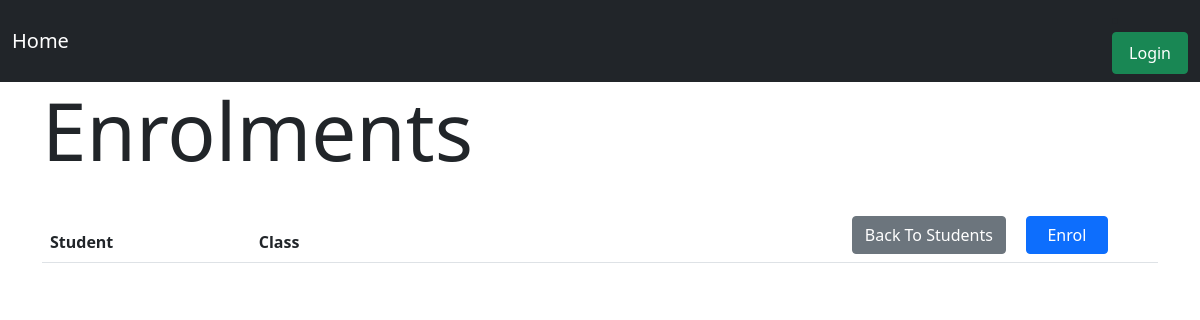
Before: /students/enrolments with the older database file.
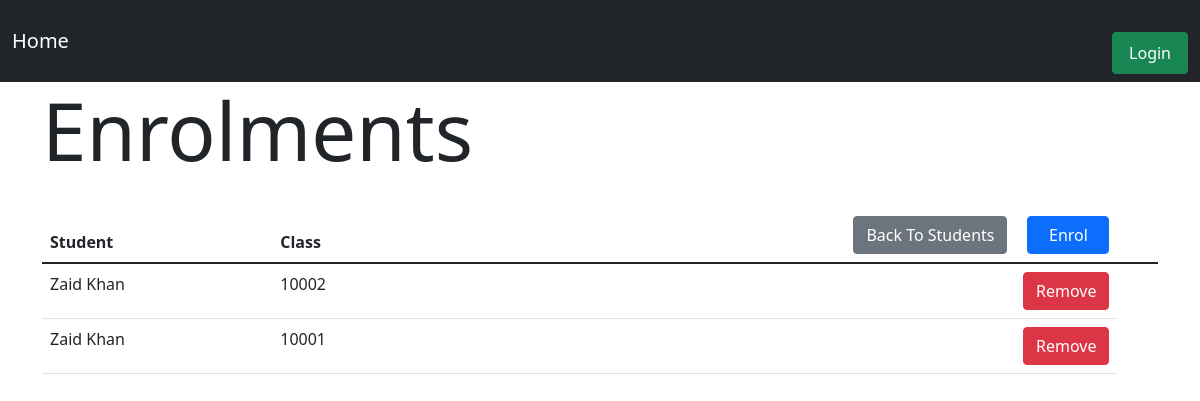
After: the same page with the newer database file.
### gradebook/models.py (models this page shows, shortened)
class StudentEnrolment(models.Model):
    student = models.ForeignKey(Student, on_delete=models.CASCADE)
    class1 = models.ForeignKey(Class, on_delete=models.CASCADE)
    grade = models.PositiveIntegerField(validators=[MaxValueValidator(100)], blank=True, null=True)
    enrollTime = models.DateTimeField(auto_now_add=True)
    gradeTime = models.DateTimeField(blank=True, null=True)

class Student(models.Model):
    user = models.OneToOneField(User, null=True, on_delete=models.CASCADE)
    studentID = models.PositiveIntegerField(null=False, blank=False, unique=True)
    firstName = models.CharField(max_length=50, null=False, blank=False)
    lastName = models.CharField(max_length=50, null=False, blank=False)
    email = models.EmailField(max_length=254, null=False, blank=False)
    dateOfBirth = models.DateField(null=False, blank=False)
    def __str__(self):
        return self.firstName + " " + self.lastName

class Class(models.Model):
    number = models.PositiveIntegerField(null=False, blank=False)
    semester = models.ForeignKey(Semester, on_delete=models.CASCADE)
    course = models.ForeignKey(Course, on_delete=models.CASCADE)
    lecturer = models.ForeignKey(Lecturer, on_delete=models.CASCADE, blank=True, null=True)
    def __str__(self):
        return str(self.number)

### gradebook/views.py (the view)
# urls.py: path('students/enrolments', ListStudentEnrolmentView.as_view(), name='list_student_enrolment'),
class ListStudentEnrolmentView(ListView):
    model = StudentEnrolment
    template_name = 'student/enrolment/list_student_enrolment.html'

### gradebook/templates/student/enrolment/list_student_enrolment.html (shortened to what this page needs)
{% extends "base.html" %}
{% block content %}
    <h1 class="display-1" style="margin-bottom: 30px">Enrolments</h1>
    <table class="table">
  <thead>
    <tr>
      <th scope="col">Student</th>
      <th scope="col">Class</th>
      <th>
          <a href="{% url "enrol_student" %}" class="btn btn-primary" style="float: right;width: 82px">Enrol</a>
          <a href="{% url "list_students" %}" class="btn btn-secondary" style="float: right;margin-right: 20px">Back To Students</a>
      </th>
      <th></th>
    </tr>
  </thead>
  <tbody>
  {% for enrolment in object_list %}
    <tr>
      <td>{{ enrolment.student }}</td>
      <td>{{ enrolment.class1 }}</td>
      <td>
          <a href="{% url "remove_student_enrolment" enrolment.id %}" class="btn btn-danger" style="float: right">Remove</a>
      </td>
    </tr>
  {% endfor %}
  </tbody>
</table>
{% endblock %}

Changed rows visible on the page:
added StudentEnrolment: student "Zaid Khan", class1 "10002"
added StudentEnrolment: student "Zaid Khan", class1 "10001"
